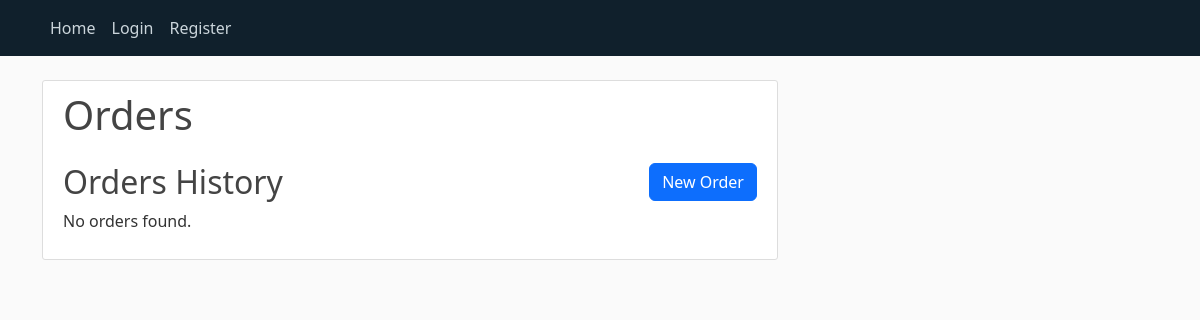
The app's page /orders/home/orders, older data.
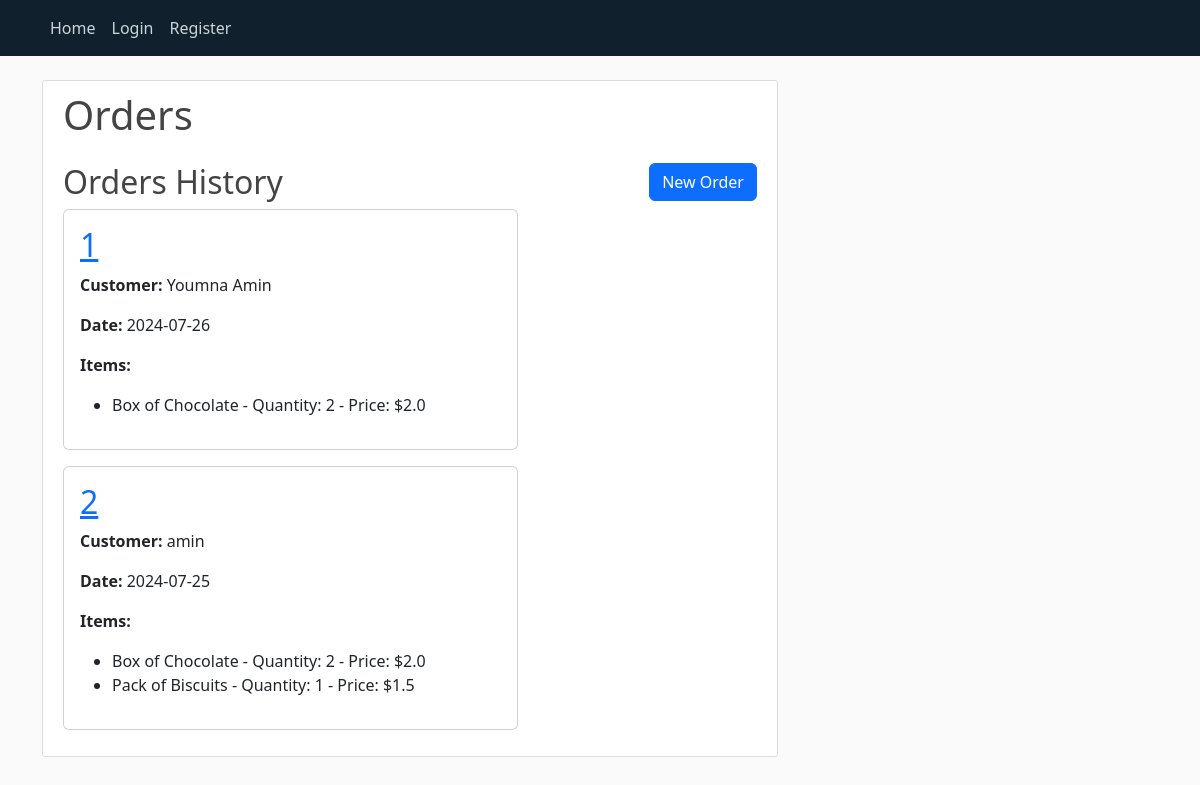
The same page, newer data.
### app/models.py (models this page shows, shortened)
class Order(db.Model):
    id = db.Column(db.Integer, primary_key=True)
    date = db.Column(db.Date, nullable=False, default=datetime.utcnow)
    client_id = db.Column(db.Integer, db.ForeignKey('client.id'), nullable=False)
    items = db.relationship('OrderItem', backref='order', lazy=True)

class Client(db.Model):
    id = db.Column(db.Integer, primary_key=True)
    name = db.Column(db.String(20), nullable=False)
    address = db.Column(db.String(120), nullable=False)
    phone = db.Column(db.String(15), unique=True, nullable=False)
    date_created = db.Column(db.DateTime, default=datetime.utcnow)
    orders = db.relationship('Order', backref='client', lazy=True)

class OrderItem(db.Model):
    id = db.Column(db.Integer, primary_key=True)
    order_id = db.Column(db.Integer, db.ForeignKey('order.id'), nullable=False)
    item = db.Column(db.String(120), nullable=False)
    quantity = db.Column(db.Integer, nullable=False)
    price = db.Column(db.Float, nullable=False)

### app/orders_routes.py (the view, shortened to what this page needs)
@orders_bp.route("/home/orders", methods=['GET', 'POST'])
def orders_page():
    form = OrderForm()
    menu_items = Menu.query.all()
    item_choices = [(item.name, f"{item.name} - ${item.price}") for item in menu_items]
    for item_form in form.items:
        item_form.item.choices = item_choices
    orders = Order.query.order_by(Order.date.desc()).all()
    return render_template('orders.html', title="Orders", form=form, orders=orders, menu_items=menu_items)

### app/templates/orders.html
{% extends "layout.html" %}
{% block content %}
<div class="content-section">
    <h1 class="mb-4">Orders</h1>
    <div class="row">
        <div class="col-md-8">
            <h2>Orders History</h2>
            {% if orders %}
                {% for order in orders %}
                <div class="card mb-3">
                    <div class="card-body">
                        <h2 class="card-title">
                            <a href="{{ url_for('orders_bp.order_details', order_id=order.id) }}">{{ order.id }}</a>
                        </h2>
                        <p class="card-text"><strong>Customer:</strong> {{ order.client.name }}</p>
                        <p class="card-text"><strong>Date:</strong> {{ order.date }}</p>
                        <p class="card-text"><strong>Items:</strong></p>
                        <ul>
                            {% for item in order.items %}
                            <li>{{ item.item }} - Quantity: {{ item.quantity }} - Price: ${{ item.price }}</li>
                            {% endfor %}
                        </ul>
                    </div>
                </div>
                {% endfor %}
            {% else %}
                <p>No orders found.</p>
            {% endif %}
        </div>
        <div class="col-md-4">
            <a href="{{ url_for('orders_bp.new_order_page') }}" class="btn btn-primary float-end">New Order</a>
        </div>
    </div>
</div>
{% endblock %}

### app/templates/layout.html (shortened to what this page needs)
<!DOCTYPE html>
<html lang="en">
    <head>
        <link href="https://cdn.jsdelivr.net/npm/bootstrap@5.3.3/dist/css/bootstrap.min.css" rel="stylesheet">
        <link rel="stylesheet" type="text/css" href="{{ url_for('static', filename='main.css') }}">
    </head>
    <body>
        <header class="site-header">
            <nav class="navbar navbar-expand-md navbar-dark bg-steel fixed-top">
              <div class="container">
                <div class="collapse navbar-collapse" id="navbarToggle">
                  <div class="navbar-nav mr-auto">
                    <a class="nav-item nav-link" href="{{url_for('home_page')}}">Home</a>
                  </div>
                  <div class="navbar-nav">
                    {% if current_user.is_authenticated %}
                      <a class="nav-item nav-link" href="{{ url_for('logout') }}">Logout</a>
                    {% else %}
                      <a class="nav-item nav-link" href="{{ url_for('login_page') }}">Login</a>
                      <a class="nav-item nav-link" href="{{ url_for('register_page') }}">Register</a>
                    {% endif %}
                  </div>
                </div>
              </div>
            </nav>
        </header>
        <main role="main" class="container">
            <div class="row">
              <div class="col-md-8">
                {% block content %}{% endblock %}
              </div>
            </div>
        </main>
    </body>
</html>

### app/static/main.css (style rules this page uses)
body { background: #fafafa; color: #333333; margin-top: 5rem; }
h1, h2, h3, h4, h5, h6 { color: #444444; }
.bg-steel { background-color: #10202c; }
.site-header .navbar-nav .nav-link { color: #cbd5db; }
.content-section { background: #ffffff; padding: 10px 20px; border: 1px solid #dddddd; border-radius: 3px; margin-bottom: 20px; }

Row changes from the older to the newer data that the page shows:
added Order: id "1", client.name "Youmna Amin", date "2024-07-26"
added OrderItem: item "Box of Chocolate", quantity "2", price "2.0", shown under "1"
added Order: id "2", client.name "amin", date "2024-07-25"
added OrderItem: item "Box of Chocolate", quantity "2", price "2.0"
added OrderItem: item "Pack of Biscuits", quantity "1", price "1.5", shown under "2"
Text that changed along with them:
text no longer shown: "No orders found."
